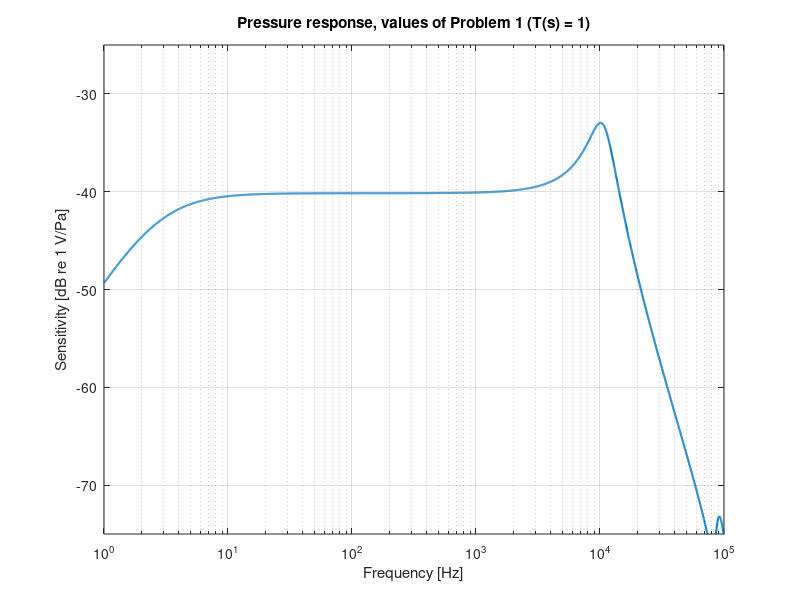
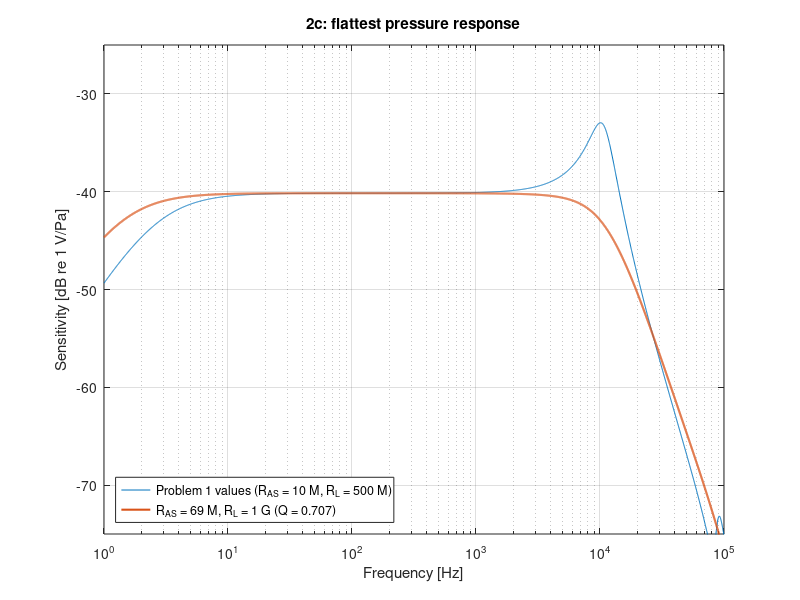
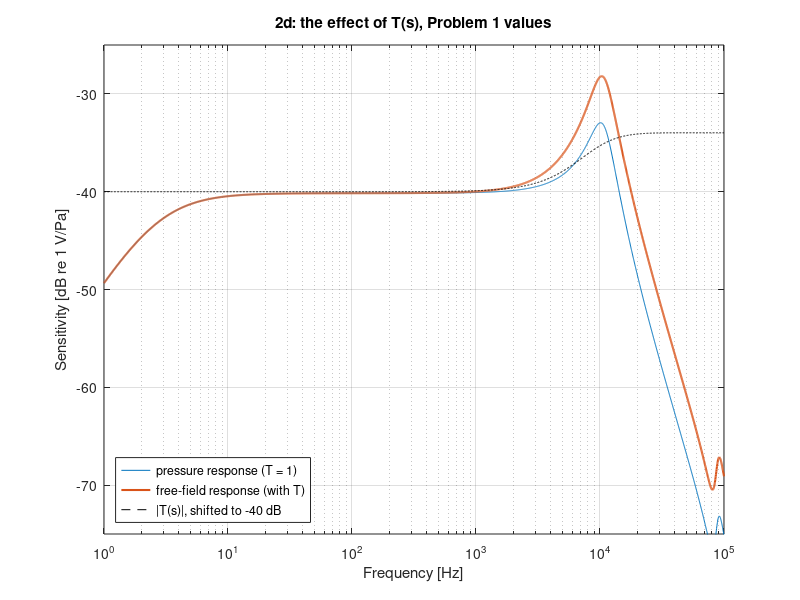
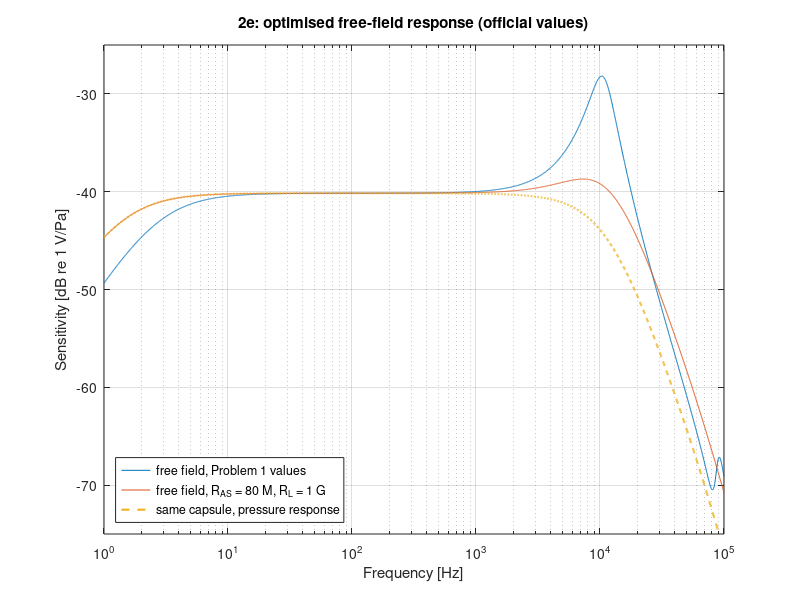

Reproduce these figures in MATLAB, in order.
%% Problems 5 - Condenser microphone, worked
% 34870 Electroacoustics | 24 September 2026
%
% How to read this: every step first states the formula, then the MATLAB line
% is that same formula typed in, and the result appears right below it. The
% sheet's answer (or the official solution's) is written in the text so you
% can compare.
%
% All values are in SI units (kg, m, s, ohm). Grams, cm^3 and µm from the
% sheet are converted when they are typed in.
%
% Air (from the sheet) and the permittivity of air (from the official
% solution):
rho = 1.18         % air density [kg/m^3]
c = 344            % speed of sound [m/s]
eps0 = 8.85e-12    % permittivity [F/m]

%% The given microphone
% Mechanical system (the diaphragm):
C_MD = 4e-6        % diaphragm compliance [m/N]
M_MD = 0.050e-3    % diaphragm mass, 0.050 g [kg]
R_MD = 1           % diaphragm damping [Ns/m]
r = 9e-3           % effective diaphragm radius, 9 mm [m]
%%
% Acoustic system behind the diaphragm (the backplate holes and the back
% volume):
M_AS = 100         % acoustic mass of the backplate holes [kg/m^4]
R_AS = 1e7         % acoustic resistance of the backplate holes [Ns/m^5]
V_AB2 = 1e-6       % back volume, 1 cm^3 [m^3]
%%
% Electrical system:
E = 200            % polarisation voltage [V]
x_0 = 20e-6        % gap between diaphragm and backplate, 20 µm [m]
R_L = 500e6        % load resistance, 500 Mohm [ohm]

%% The model in one picture
% Sound pressure pushes on the diaphragm (area S_D). The diaphragm is a
% mass-spring-damper. Two pieces of air add to it:
%
% * In front, the air that moves with the diaphragm (the radiation mass
% M_A1).
% * Behind, the air is pushed through the holes in the backplate (M_AS,
% R_AS) into the back volume, which acts as a spring (C_AB2).
%
% Everything acoustic is moved to the mechanical side by multiplying by
% S_D^2, and then the whole microphone is one mass, one spring and one
% damper:
%
% $$M_{MT} = M_{MD} + S_D^2\,(M_{A1} + M_{AS}), \qquad \frac{1}{C_{MT}} = \frac{1}{C_{MD}} + \frac{S_D^2}{C_{AB2}}, \qquad R_{MT} = R_{MD} + S_D^2 R_{AS}$$
%
% The two springs (diaphragm and back volume) push on the diaphragm at the
% same time, so their stiffnesses 1/C add. The small air layer between the
% diaphragm and the backplate (C_AB1) is left out, because the sheet says
% it is more than 200 times smaller than the back volume.

%% Problem 1 - The totals
% *Diaphragm area.* $S_D = \pi r^2$
S_D = pi*r^2
%%
% *Radiation mass in front.* The official solution treats the microphone as
% a piston at the end of a tube (unflanged), which gives
%
% $$M_{A1} = \frac{0.6133\,\rho}{\pi r}$$
%
% Official solution: 25.595 kg/m^4
M_A1 = 0.6133*rho/(pi*r)
%%
% *Back volume as a spring.* A closed volume V is an acoustic compliance
%
% $$C_{AB2} = \frac{V_{AB2}}{\rho c^2}$$
%
% Official solution: 7.1615 pF (in m^5/N)
C_AB2 = V_AB2/(rho*c^2)
%%
% The air layer between diaphragm and backplate, 200 times smaller (only
% used in the circuit of Problem 2):
C_AB1 = C_AB2/200
%%
% *Total mass.* $M_{MT} = M_{MD} + S_D^2(M_{A1}+M_{AS})$
%
% Official solution: 5.8133e-5 kg
M_MT = M_MD + S_D^2*(M_A1 + M_AS)
%%
% *Total compliance.* $C_{MT} = \left(\frac{1}{C_{MD}} + \frac{S_D^2}{C_{AB2}}\right)^{-1}$
%
% Official solution: 3.8604e-6 m/N
C_MT = 1/(1/C_MD + S_D^2/C_AB2)
%%
% *Total damping.* $R_{MT} = R_{MD} + S_D^2 R_{AS}$
%
% Official solution: 1.6475 Ns/m
R_MT = R_MD + S_D^2*R_AS

%% Problem 1a - Resonance frequency
% Mass and total spring resonate at
%
% $$f_0 = \frac{1}{2\pi\sqrt{M_{MT}\,C_{MT}}}$$
%
% Sheet: 10.6 kHz (official solution: 10624 Hz)
f_0 = 1/(2*pi*sqrt(M_MT*C_MT))
f_0_kHz = f_0/1000

%% Problem 1b - Quality factor
% How sharp the resonance is: mass reactance at f_0 divided by the damping,
%
% $$Q = \frac{2\pi f_0\,M_{MT}}{R_{MT}}$$
%
% Sheet: 2.3 (official solution: 2.3554)
Q = 2*pi*f_0*M_MT/R_MT

%% Problem 1c - Pressure sensitivity below resonance
% Below f_0 the diaphragm is stiffness controlled: a pressure p gives a
% force S_D p, which squeezes the total spring by x = C_MT S_D p. The
% polarised capacitor turns a displacement x into a voltage E x / x_0. So
%
% $$M = \frac{e}{p} = \frac{E\,S_D\,C_{MT}}{x_0}$$
%
% Sheet: 9.8 mV/Pa
M = E*S_D*C_MT/x_0
M_mV_per_Pa = M*1000
%%
% Note that M_MD and R_MD do not appear: below resonance only the springs
% matter. That is the whole point of Problems 6.

%% Problem 2a - The equivalent circuit
% The LTspice circuit is in
% LTspice/Problems 5-6 - Condenser Microphone/P5_2b_Pressure.asc (built
% like the official solution). Element by element:
%
% * *Electrical:* a current source (E C_E0/x_0) u feeds C_E0 in parallel
% with R_L. That is the Norton form of "a voltage E x/x_0 in series with the
% capacitor C_E0". V(out) is the microphone's output voltage.
% * *Mechanical (impedance analogy, a loop):* C_MD, M_MD and R_MD in series
% with a force source S_D (p_B - p_F). The loop current is the diaphragm
% velocity u. Across C_MD sits a current source (E C_MD/x_0) i: the
% electrostatic force from the charge on the capacitor, again in Norton form.
% * *Acoustical (impedance analogy):* the diaphragm moves the volume
% velocity U = S_D u from the front node to the back node. At the back:
% C_AB1 to ground, then M_AS and R_AS in series to C_AB2. At the front: the
% radiation impedance of a piston at the end of a tube, up to the 1 Pa sound
% source p_i.
%
% *The two coupling gains* of the official solution:
%
% $$C_{E0} = \frac{\varepsilon_0 S_D}{x_0}, \qquad \text{Elec\_Gain} = \frac{E\,C_{E0}}{x_0}, \qquad \text{Mech\_Gain} = \frac{E\,C_{MD}}{x_0}$$
%
% Official solution: C_E0 = 112.6 pF, Elec_Gain = 0.0011, Mech_Gain = 40
C_E0 = eps0*S_D/x_0
C_E0_pF = C_E0*1e12
Elec_Gain = E*C_E0/x_0
Mech_Gain = E*C_MD/x_0
%%
% *The front radiation impedance* (unflanged tube). The official solution's
% values:
%
% $$M_{A1} = \frac{0.6133\rho}{\pi r}, \quad R_{A1} = \frac{0.5045\rho c}{\pi r^2}, \quad R_{A2} = \frac{\rho c}{\pi r^2}, \quad C_{A1} = \frac{0.55\pi^2 r^3}{\rho c^2}$$
%
% Official solution: R_A1 = 8.0476e5, R_A2 = 1.5952e6, C_A1 = 2.8339e-11
R_A1 = 0.5045*rho*c/(pi*r^2)
R_A2 = rho*c/(pi*r^2)
C_A1 = 0.55*pi^2*r^3/(rho*c^2)
%%
% They are connected as $M_{A1}$ in parallel with $[R_{A2} + (R_{A1}\parallel C_{A1})]$.
% At low frequency the mass shorts the rest, so it is just the M_A1 of
% Problem 1. At high frequency it becomes R_A2 = rho c / S_D, the
% impedance of a plane wave.

%% Problem 2b - Test the circuit with the values from Problem 1
% Here is the same circuit solved directly in MATLAB (LTspice gives the same
% numbers to 9 digits: run p5.py --verify). First the frequency axis,
% 1 Hz to 100 kHz, and $j\omega$:
f = logspace(0, 5, 3000);
jw = 1j*2*pi*f;
%%
% *Front radiation impedance* (a parallel connection is 1/(1/Z1 + 1/Z2)):
%
% $$Z_{ar} = j\omega M_{A1} \;\parallel\; \left[R_{A2} + \left(R_{A1} \parallel \frac{1}{j\omega C_{A1}}\right)\right]$$
Z_ar = 1 ./ ( 1./(jw*M_A1) + 1./(R_A2 + 1./(1/R_A1 + jw*C_A1)) );
%%
% *Back impedance:* C_AB1 in parallel with the holes and the back volume,
%
% $$Z_B = \frac{1}{j\omega C_{AB1}} \;\parallel\; \left[R_{AS} + j\omega M_{AS} + \frac{1}{j\omega C_{AB2}}\right]$$
Z_B = 1 ./ ( jw*C_AB1 + 1./(R_AS + jw*M_AS + 1./(jw*C_AB2)) );
%%
% *Diaphragm:* $Z_{MD} = j\omega M_{MD} + R_{MD} + \frac{1}{j\omega C_{MD}}$
Z_MD = jw*M_MD + R_MD + 1./(jw*C_MD);
%%
% *Electrical load:* the admittance of C_E0 in parallel with R_L,
% $Y_E = j\omega C_{E0} + 1/R_L$
Y_E = jw*C_E0 + 1/R_L;
%%
% *Solve for the velocity.* The force S_D p_i drives the diaphragm, which
% sees its own impedance plus both air loads (times S_D^2). The last term
% is the electrostatic force from the current in R_L; with R_L = 500 Mohm
% it is tiny, a little extra damping.
%
% $$u = \frac{S_D\,p_i}{Z_{MD} + S_D^2 (Z_{ar} + Z_B) - \dfrac{\text{Mech\_Gain}\cdot\text{Elec\_Gain}}{R_L\,Y_E\,j\omega C_{MD}}}$$
%
% *Output voltage:* the current source Elec_Gain*u into Y_E,
%
% $$e = \frac{\text{Elec\_Gain}\cdot u}{Y_E}$$
%
% With p_i = 1 Pa, e is the sensitivity in V/Pa.
p_i = 1;
u = S_D*p_i ./ (Z_MD + S_D^2*(Z_ar + Z_B) - Mech_Gain*Elec_Gain./(R_L*Y_E.*jw*C_MD));
e_pressure = Elec_Gain*u./Y_E;
%%
% Sensitivity at 250 Hz, in mV/Pa. Problem 1c: 9.8 mV/Pa
k250 = find(f >= 250, 1);
M_250_mV = abs(e_pressure(k250))*1000
%%
% The peak, and where it is (it sits a little below f_0 because Q > 0.7):
[M_peak, k] = max(abs(e_pressure));
M_peak_mV = M_peak*1000
f_peak = f(k)
%%
figure;
semilogx(f, 20*log10(abs(e_pressure)), 'LineWidth', 1.5);
grid on; xlim([1 1e5]); ylim([-75 -25]);
xlabel('Frequency [Hz]'); ylabel('Sensitivity [dB re 1 V/Pa]');
title('Pressure response, values of Problem 1 (T(s) = 1)');
%%
% Flat at -40.2 dB (9.8 mV/Pa) from a few Hz, a +7 dB peak near 10 kHz
% (Q = 2.36), then it falls 12 dB per octave above resonance. The small
% drop at the very bottom is C_E0 with R_L, a high-pass at
%
% $$f_{low} = \frac{1}{2\pi R_L C_{E0}}$$
f_low = 1/(2*pi*R_L*C_E0)

%% Problem 2c - Make the pressure response as flat as possible
% Two knobs:
%
% * *Top end:* the peak comes from Q = 2.36. The flattest second-order
% response has Q = 1/sqrt(2) = 0.707 (no peak, the widest flat band). Q only
% depends on the damping, and the easy damping to change is R_AS (the holes
% in the backplate). Solve $Q = \sqrt{M_{MT}/C_{MT}}/R_{MT}$ for R_MT, and
% $R_{MT} = R_{MD} + S_D^2 R_{AS}$ for R_AS:
%
% $$R_{AS} = \frac{\sqrt{M_{MT}/C_{MT}}\,/\,0.707 - R_{MD}}{S_D^2}$$
R_AS_flat = (sqrt(M_MT/C_MT)/(1/sqrt(2)) - R_MD)/S_D^2
R_AS_flat_Mohm = R_AS_flat/1e6
%%
% * *Bottom end:* raise R_L to 1 Gohm (the official solution's choice),
% which halves f_low:
R_L_opt = 1e9
f_low_opt = 1/(2*pi*R_L_opt*C_E0)
%%
% The same response with these two values (only Z_B and Y_E change):
Z_B_flat = 1 ./ ( jw*C_AB1 + 1./(R_AS_flat + jw*M_AS + 1./(jw*C_AB2)) );
Y_E_opt = jw*C_E0 + 1/R_L_opt;
u_flat = S_D*p_i ./ (Z_MD + S_D^2*(Z_ar + Z_B_flat) - Mech_Gain*Elec_Gain./(R_L_opt*Y_E_opt.*jw*C_MD));
e_flat = Elec_Gain*u_flat./Y_E_opt;
figure;
semilogx(f, 20*log10(abs(e_pressure)), f, 20*log10(abs(e_flat)), 'LineWidth', 1.5);
grid on; xlim([1 1e5]); ylim([-75 -25]);
xlabel('Frequency [Hz]'); ylabel('Sensitivity [dB re 1 V/Pa]');
legend('Problem 1 values (R_{AS} = 10 M, R_L = 500 M)', 'R_{AS} = 69 M, R_L = 1 G (Q = 0.707)', 'Location', 'southwest');
title('2c: flattest pressure response');
%%
% The flat band now reaches to about 10 kHz (-3 dB at f_0) without a peak.
% The price: nothing, for a pressure microphone. But see 2d.

%% Problem 2d - Include T(s): the microphone in a free field
% In a free field the microphone is in the way of the sound wave. Its stiff
% diaphragm reflects the wave, so the pressure on the diaphragm is more than
% the incident pressure p_i. For a diaphragm that reflects everything
% (Lecture 6, Leach eq. 5.1):
%
% $$p_D = T(s)\,p_i, \qquad T(s) = 1 + \frac{Z_{ar}}{R_{A2}}, \qquad R_{A2} = \frac{\rho c}{S_D}$$
%
% * Low frequency: Z_ar is a tiny mass, T = 1 (no effect).
% * High frequency: Z_ar -> R_A2, T = 2: pressure doubling, +6 dB.
%
% *In the circuit* this is the generator Gpb: a current source
% p_i / R_A2 pushed into the front node. That current flows through Z_ar and
% adds $p_i Z_{ar}/R_{A2}$ to the pressure. The gain is 1/R_A2.
%
% Official solution: 1/R_A2 = 6.2689e-7
Gpb_gain = 1/R_A2
%%
T = 1 + Z_ar/R_A2;
%%
% |T| at 1 kHz, at ka = 1 (6.1 kHz) and at 20 kHz:
f_ka1 = c/(2*pi*r)
T_1k_6k_20k = abs(T([find(f >= 1000, 1), find(f >= f_ka1, 1), find(f >= 20000, 1)]))
%%
% The diaphragm is blocked in T(s), but in the circuit it moves, so the
% free-field response is the same u formula with $T\,p_i$ as the drive:
u_ff = S_D*T*p_i ./ (Z_MD + S_D^2*(Z_ar + Z_B) - Mech_Gain*Elec_Gain./(R_L*Y_E.*jw*C_MD));
e_freefield = Elec_Gain*u_ff./Y_E;
figure;
semilogx(f, 20*log10(abs(e_pressure)), f, 20*log10(abs(e_freefield)), 'LineWidth', 1.5);
hold on; semilogx(f, 20*log10(abs(T)) - 40, 'k--'); hold off;
grid on; xlim([1 1e5]); ylim([-75 -25]);
xlabel('Frequency [Hz]'); ylabel('Sensitivity [dB re 1 V/Pa]');
legend('pressure response (T = 1)', 'free-field response (with T)', '|T(s)|, shifted to -40 dB', 'Location', 'southwest');
title('2d: the effect of T(s), Problem 1 values');
%%
% The peak grows from 22.5 to about 39 mV/Pa. LTspice file:
% P5_2d_FreeField.asc (Tsw = 1 switches Gpb on).
M_peak_ff_mV = max(abs(e_freefield))*1000

%% Problem 2e - Optimise the free-field response
% A free-field microphone must be flat *including* T(s). T already lifts the
% top by up to 6 dB, so the capsule itself should droop there: more
% damping than Q = 0.707. The official solution chooses R_AS = 80 Mohm
% and R_L = 1 Gohm:
R_AS_opt = 80e6
%%
% Its Q (as a pressure microphone) is well below 0.707:
Q_opt = sqrt(M_MT/C_MT)/(R_MD + S_D^2*R_AS_opt)
%%
Z_B_opt = 1 ./ ( jw*C_AB1 + 1./(R_AS_opt + jw*M_AS + 1./(jw*C_AB2)) );
u_opt = S_D*T*p_i ./ (Z_MD + S_D^2*(Z_ar + Z_B_opt) - Mech_Gain*Elec_Gain./(R_L_opt*Y_E_opt.*jw*C_MD));
e_opt = Elec_Gain*u_opt./Y_E_opt;
u_opt_p = S_D*p_i ./ (Z_MD + S_D^2*(Z_ar + Z_B_opt) - Mech_Gain*Elec_Gain./(R_L_opt*Y_E_opt.*jw*C_MD));
e_opt_pressure = Elec_Gain*u_opt_p./Y_E_opt;
figure;
semilogx(f, 20*log10(abs(e_freefield)), f, 20*log10(abs(e_opt)), f, 20*log10(abs(e_opt_pressure)), '--', 'LineWidth', 1.5);
grid on; xlim([1 1e5]); ylim([-75 -25]);
xlabel('Frequency [Hz]'); ylabel('Sensitivity [dB re 1 V/Pa]');
legend('free field, Problem 1 values', 'free field, R_{AS} = 80 M, R_L = 1 G', 'same capsule, pressure response', 'Location', 'southwest');
title('2e: optimised free-field response (official values)');
%%
% Ripple of the optimised free-field curve from 20 Hz to 8 kHz, in dB
% relative to 250 Hz, and its -3 dB point:
band = f >= 20 & f <= 8000;
ripple_dB = [min(20*log10(abs(e_opt(band))/abs(e_opt(k250)))), max(20*log10(abs(e_opt(band))/abs(e_opt(k250))))]
f_minus3dB = f(find(f > 250 & abs(e_opt) < abs(e_opt(k250))/sqrt(2), 1))
%%
% So 0 to +1.5 dB up to 8 kHz and -3 dB at about 17 kHz. The official
% solution calls it "a compromise between sensitivity at the highest
% frequencies and the amount of ripple": less R_AS gives more top end but
% a bigger bump, more R_AS a smoother curve that rolls off earlier.
% LTspice file: P5_2ce_Optimised.asc (run 1 without T, run 2 with T).

%% Summary
% * f_0 = 10.6 kHz, Q = 2.36, M = 9.8 mV/Pa. M_A1 is the unflanged-tube
%   mass 0.6133 rho/(pi r).
% * Below resonance only the springs count: $M = E S_D C_{MT}/x_0$.
% * Circuit: Norton current sources (E C_E0/x_0) u and (E C_MD/x_0) i
%   carry the electrostatic coupling. U = S_D u links the diaphragm to the
%   air in front and behind.
% * R_L sets the low-frequency corner, 1/(2 pi R_L C_E0), and R_AS sets Q.
%   The flattest pressure response is R_AS = 69 Mohm (Q = 0.707).
% * T(s) = 1 + Z_ar/R_A2 (the generator Gpb = p_i/R_A2) adds up to +6 dB at
%   the top. A free-field microphone needs extra damping to cancel it:
%   R_AS = 80 Mohm gives 0 to +1.5 dB up to 8 kHz.
